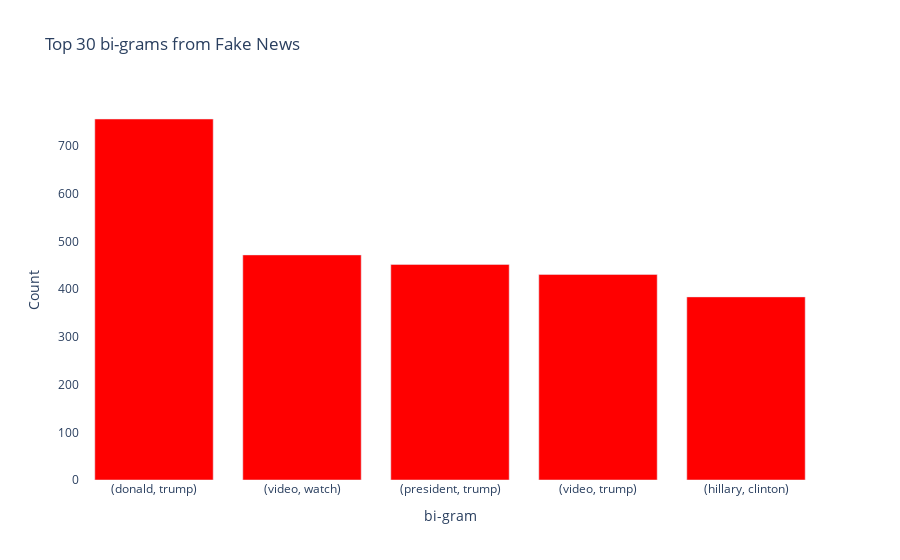

The code cell stored with this chart in its notebook:
### Code cell
## 2 gram for fake news

fake_words = basic_clean(''.join(str(df_[df_['output']==0]['news'].tolist())))

bigram_fake=(pd.Series(nltk.ngrams(fake_words, 2)).value_counts())[:5]
bigram_fake=pd.DataFrame(bigram_fake)
bigram_fake['in']=bigram_fake.index
bigram_fake['in'] = bigram_fake.apply(lambda x: '('+x['in'][0]+', '+x['in'][1]+')',axis=1)
plot_data = [
    go.Bar(
        x=bigram_fake['in'],
        y=bigram_fake[0],
        #name='True',
        #x_axis="OTI",
        #y_axis="time",
        marker = dict(
            color = 'Red'
        )
    )
]
plot_layout = go.Layout(
        title='Top 30 bi-grams from Fake News',
        yaxis_title='Count',
        xaxis_title='bi-gram',
        plot_bgcolor='rgba(0,0,0,0)'
    )
fig = go.Figure(data=plot_data, layout=plot_layout)
pyoff.iplot(fig)

### Figure 1 — Plotly figure (JSON) as saved in the notebook; plotly's stock layout.template omitted (floating-point values rounded to 4 significant figures)
{"data": [{"marker": {"color": "Red"}, "type": "bar", "x": ["(donald, trump)", "(video, watch)", "(president, trump)", "(video, trump)", "(hillary, clinton)"], "y": [757, 472, 452, 431, 384]}], "layout": {"plot_bgcolor": "rgba(0,0,0,0)", "title": {"text": "Top 30 bi-grams from Fake News"}, "xaxis": {"title": {"text": "bi-gram"}}, "yaxis": {"title": {"text": "Count"}}}}
